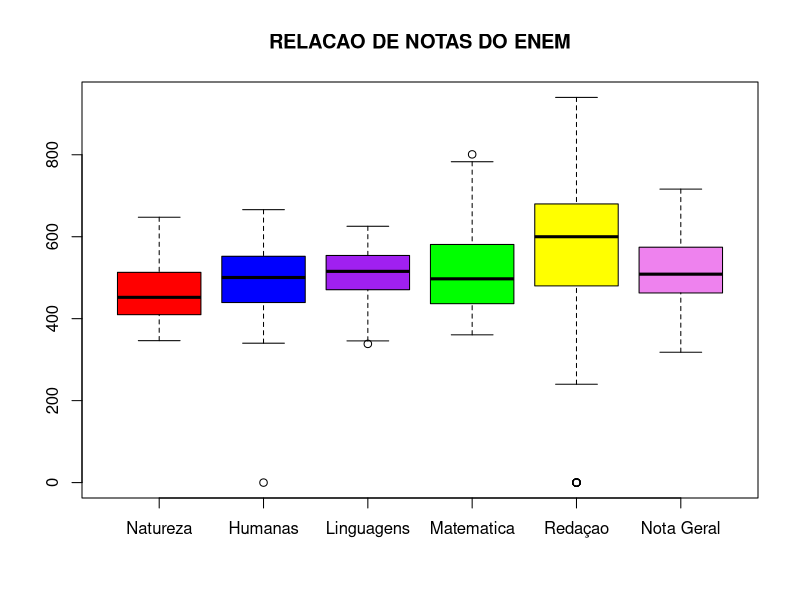

Source code (R):
#primeira questao A
enemData <- read.csv("ENEM.csv",TRUE, sep = ",", dec = ".")
marechalData <- subset(enemData, enemData$NO_MUNICIPIO_RESIDENCIA=="Marechal Deodoro")

notaN <-c(marechalData$NU_NOTA_CN)
notaH <-c(marechalData$NU_NOTA_CH)
notaM <-c(marechalData$NU_NOTA_MT)
notaL <-c(marechalData$NU_NOTA_LC)
notaR <-c(marechalData$NU_NOTA_REDACAO)
notaE <-c(marechalData$NU_NOTA_ENEM)

boxplot(notaN,notaH,notaL,notaM,notaR,notaE,
        main="RELACAO DE NOTAS DO ENEM",
        names=c("Natureza","Humanas","Linguagens","Matematica"
                ,"Redaçao","Nota Geral"),
        col=c("red","blue","purple","green","yellow","violet"))

#analise dos dados =>
#matematica e redaçao sao as notas com maior media, s
#matematica possuindo variaçao de boas notas em relaçao as outars materias
#as provas de linguagem e humanas possuem maior variaçao negativa
#provavelmente devido ao deficit de aprendizado de interpretaçao de texto
#e redaçao possui variaçao mais volatile assim como humanas, possui variaçao negativa